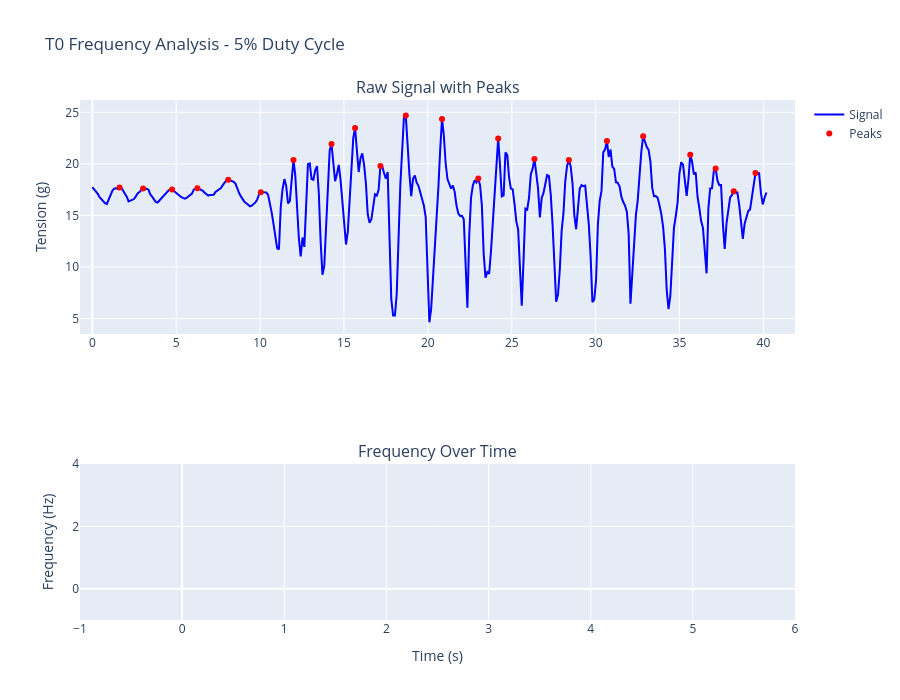

This figure's notebook cell:
### Code cell
# Example: Plot frequency over time for a single dataset
freq_data_5 = plot_frequency_over_time(df_no_net_5, 'T0', window_size=1.0, 
                                       title="T0 Frequency Analysis - 5% Duty Cycle")

### Figure 1 — Plotly figure (JSON) as saved in the notebook; plotly's stock layout.template omitted (floating-point values rounded to 4 significant figures; data arrays with more than 128 entries replaced by an {"elided": "..."} marker saying what was removed)
{"data": [{"line": {"color": "blue"}, "name": "Signal", "type": "scatter", "x": {"elided": "373 float values"}, "xaxis": "x", "y": {"elided": "373 float values"}, "yaxis": "y"}, {"marker": {"color": "red", "size": 6}, "mode": "markers", "name": "Peaks", "type": "scatter", "x": [1.62, 3.024, 4.752, 6.264, 8.1, 10.04, 11.99, 14.26, 15.66, 17.17, 18.68, 20.84, 23.0, 24.19, 26.35, 28.4, 30.67, 32.83, 35.64, 37.15, 38.23, 39.53], "xaxis": "x", "y": [17.7, 17.61, 17.52, 17.64, 18.47, 17.25, 20.36, 21.93, 23.48, 19.78, 24.69, 24.36, 18.58, 22.46, 20.48, 20.38, 22.21, 22.68, 20.89, 19.54, 17.35, 19.11], "yaxis": "y"}, {"line": {"color": "green", "width": 2}, "name": "Frequency", "type": "scatter", "x": [], "xaxis": "x2", "y": [], "yaxis": "y2"}], "layout": {"annotations": [{"font": {"size": 16}, "showarrow": false, "text": "Raw Signal with Peaks", "x": 0.5, "xanchor": "center", "xref": "paper", "y": 1, "yanchor": "bottom", "yref": "paper"}, {"font": {"size": 16}, "showarrow": false, "text": "Frequency Over Time", "x": 0.5, "xanchor": "center", "xref": "paper", "y": 0.3, "yanchor": "bottom", "yref": "paper"}], "height": 700, "hovermode": "x unified", "title": {"text": "T0 Frequency Analysis - 5% Duty Cycle"}, "xaxis": {"anchor": "y", "domain": [0, 1]}, "xaxis2": {"anchor": "y2", "domain": [0, 1], "title": {"text": "Time (s)"}}, "yaxis": {"anchor": "x", "domain": [0.55, 1], "title": {"text": "Tension (g)"}}, "yaxis2": {"anchor": "x2", "domain": [0, 0.3], "title": {"text": "Frequency (Hz)"}}}}
